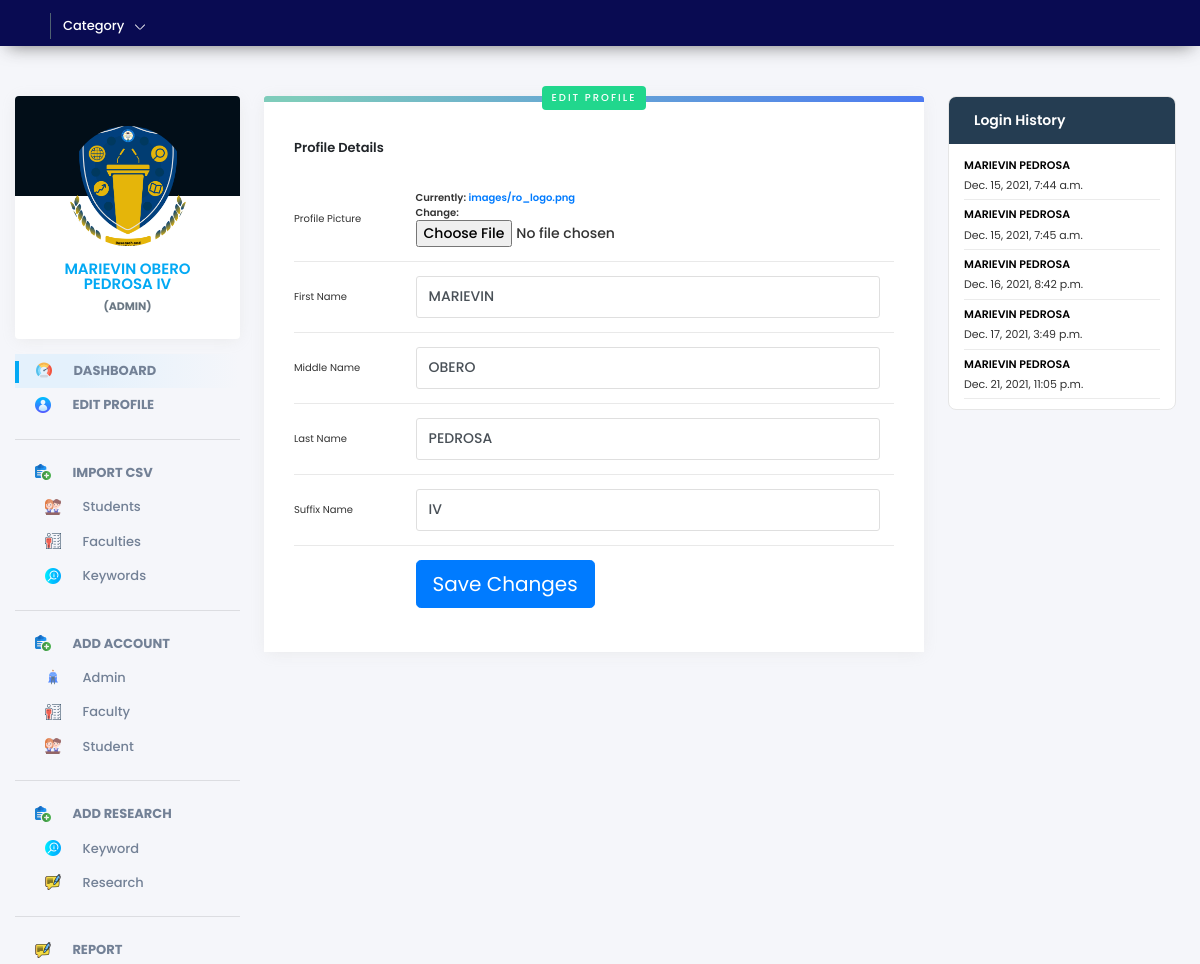
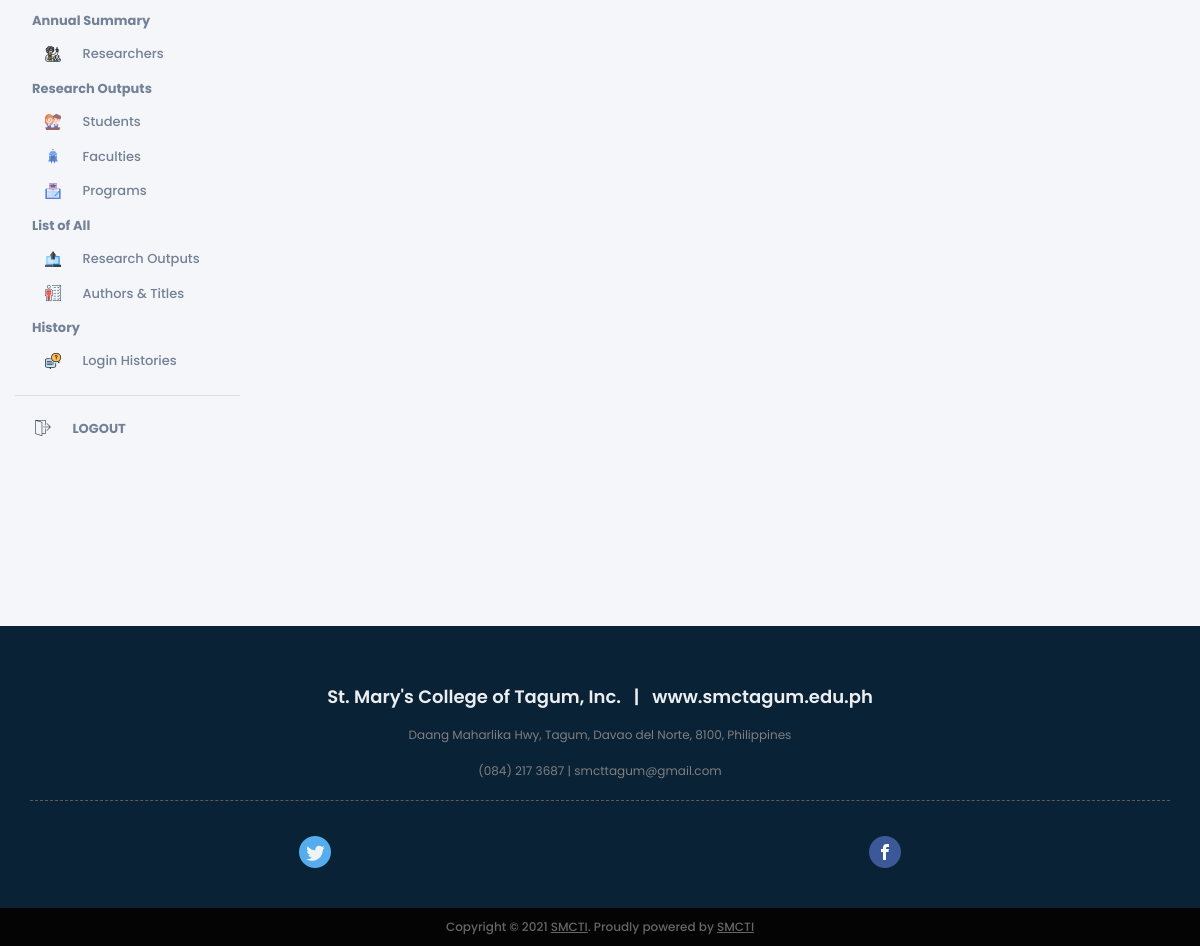
/edit_profile/ (signed in), run on the app's committed database (2 pictures, top to bottom).
### dirsysapp/models.py (models this page shows, shortened)
class EndUser(models.Model):
    user = models.OneToOneField(User, on_delete=models.CASCADE, blank=True, null=True)
    program = models.ForeignKey(Program, on_delete=models.CASCADE, blank=True, null=True)
    first_name = models.CharField(max_length=100, blank=True, null=True)
    middle_name = models.CharField(max_length=100, blank=True, null=True)
    last_name = models.CharField(max_length=100, blank=True, null=True)
    suffix_name = models.CharField(max_length=100, blank=True, null=True)
    is_admin = models.BooleanField(default=True)
    profile = models.ImageField(upload_to='images/', null=True)
    is_faculty = models.BooleanField(default=False)
    is_student = models.BooleanField(default=False)
    is_active = models.BooleanField(default=True)

class LoginHistory(models.Model):
    end_user = models.ForeignKey(EndUser, on_delete=models.CASCADE)
    login_date = models.DateTimeField(default=datetime.now)

### dirsysapp/views.py (the view, shortened to what this page needs)
# urls.py: path('edit_profile/', views.edit_profile, name='edit_profile'),
@user_passes_test(check_admin)
def edit_profile(request):
    log_his = LoginHistory.objects.all()
    admin = EndUser.objects.get(user=request.user)
    form = EditEndUserForm(instance=admin)
    context = {
        "form": form,
        "log_his": log_his,
    }
    return render(request, "admin/dashboard/edit_profile.html", context)

### dirsysapp/forms.py
class EditEndUserForm(forms.ModelForm):
    class Meta:
        model = EndUser
        fields = '__all__'
        exclude = ['user',]
        labels = {
            "profile":"",
            "first_name":"",
            "middle_name":"",
            "last_name":"",
            "suffix_name":"",
            }

### dirsysapp/views.py (called while the page is built)
def check_admin(user):
   return user.is_superuser

### dirsysapp/templates/admin/dashboard/edit_profile.html (shortened to what this page needs)
{% extends "main/base.html" %}
{% load static %}
{% load crispy_forms_tags %}
{% block content %}
<section class=" ud">
    <div class="ud-inn">
        {% include "main/left.html" %}
        <div class="ud-cen">
            <span class="udb-inst">Edit Profile</span>
            <div class="ud-cen-s2 ud-pro-edit">
                <h2>Profile Details</h2>
                <form method="POST" enctype="multipart/form-data">
                    <table class="responsive-table bordered">
                        <tbody>
                            <tr>
                                <td>Profile Picture</td>
                                <td>{{form.profile|as_crispy_field}}</td>
                            </tr>
                            <tr>
                                <td>First Name</td>
                                <td>{{form.first_name|as_crispy_field}}</td>
                            </tr>
                            <tr>
                                <td>Middle Name</td>
                                <td>{{form.middle_name|as_crispy_field}}</td>
                            </tr>
                            <tr>
                                <td>Last Name</td>
                                <td>{{form.last_name|as_crispy_field}}</td>
                            </tr>
                            <tr>
                                <td>Suffix Name</td>
                                <td>{{form.suffix_name|as_crispy_field}}</td>
                            </tr>
                            <tr>
                                <td></td>
                                <td>
                                    <button type="submit" class="btn btn-lg btn-primary">Save Changes</button>
                                </td>
                            </tr>
                        </tbody>
                    </table>
                </form>
            </div>
        </div>
        {% include "main/right.html" %}
    </div>
</section>
{% endblock %}

### dirsysapp/templates/main/left.html
{% load static %}
<div class="ud-lhs">
    <div class="ud-lhs-s1">
        <img src="{{request.user.enduser.profile.url}}" alt="">
        <h4>{{request.user.enduser.first_name}}&nbsp;{{request.user.enduser.middle_name}}
            <br>
            {{request.user.enduser.last_name}}&nbsp;{{request.user.enduser.suffix_name}}
        </h4>
        <b><strong>(ADMIN)</strong></b>
    </div>
    <div class="ud-lhs-s2">
        <ul>
            <li>
                <a href="/dashboard" class="db-lact">
                    <img src="{% static 'images/icon/dbl1.png' %}" alt=""/>
                    <strong>DASHBOARD</strong>
                </a>
            </li>
            <li>
                <a href="/edit_profile" class>
                    <img src="{% static 'images/icon/profile.png' %}" alt=""/>
                    <strong>EDIT PROFILE</strong>
                </a>
            </li>
            <hr>
            <li>
                <a href="#" class>
                    <img src="{% static 'images/icon/dbl3.png' %}" alt=""/>
                    <Strong>IMPORT CSV</Strong>
                </a>
            </li>
            <li>
                <a href="/import_student_csv" class>
                    &nbsp;&nbsp;&nbsp;<img src="{% static 'images/icon/students.png' %}" alt=""/>
                    Students
                </a>
            </li>
            <li>
                <a href="/import_faculty_csv" class>
                    &nbsp;&nbsp;&nbsp;<img src="{% static 'images/icon/4.png' %}" alt=""/>
                    Faculties
                </a>
            </li>
            <li>
                <a href="/import_keyword_csv" class>
                    &nbsp;&nbsp;&nbsp;<img src="{% static 'images/icon/search1.png' %}" alt=""/>
                    Keywords
                </a>
            </li>
            <hr>
            <li>
                <a href="#" class>
                    <img src="{% static 'images/icon/dbl3.png' %}" alt=""/>
                    <Strong>ADD ACCOUNT</Strong>
                </a>
            </li>
            <li>
                <a href="/add_admin" class>
                    &nbsp;&nbsp;&nbsp;<img src="{% static 'images/icon/how1.png' %}" alt=""/>
                    Admin
                </a>
            </li>
            <li>
                <a href="/add_faculty" class>
                    &nbsp;&nbsp;&nbsp;<img src="{% static 'images/icon/4.png' %}" alt=""/>
                    Faculty
                </a>
            </li>
            <li>
                <a href="/add_student" class>
                    &nbsp;&nbsp;&nbsp;<img src="{% static 'images/icon/students.png' %}" alt=""/>
                    Student
                </a>
            </li>
            <hr>
            <li>
                <a href="#" class>
                    <img src="{% static 'images/icon/dbl3.png' %}" alt=""/>
                    <Strong>ADD RESEARCH</Strong>
                </a>
            </li>
            <li>
                <a href="/add_keyword" class>
                    &nbsp;&nbsp;&nbsp;<img src="{% static 'images/icon/search1.png' %}" alt=""/>
                    Keyword
                </a>
            </li>
            <li>
                <a href="/add_research" class>
                    &nbsp;&nbsp;&nbsp;<img src="{% static 'images/icon/blog1.png' %}" alt=""/>
                    Research
                </a>
            </li>
            <hr>
            <li>
                <a href="#" class>
                    <img src="{% static 'images/icon/blog1.png' %}" alt=""/>
                    <Strong>REPORT</Strong>
                </a>
            </li>
            <li>
                <a href="#" class>
                    <Strong>Annual Summary</Strong>
                </a>
            </li>
            <li>
                <a href="/researcher" class>
                    &nbsp;&nbsp;&nbsp;<img src="{% static 'images/icon/researcher_icon.png' %}" alt=""/>
                    Researchers
                </a>
            </li>
            <li>
                <a href="#" class>
                    <Strong>Research Outputs</Strong>
                </a>
            </li>
            <li>
                <a href="/student" class>
                    &nbsp;&nbsp;&nbsp;<img src="{% static 'images/icon/students.png' %}" alt=""/>
                    Students
                </a>
            </li>
            <li>
                <a href="/faculty" class>
                    &nbsp;&nbsp;&nbsp;<img src="{% static 'images/icon/how1.png' %}" alt=""/>
                    Faculties
                </a>
            </li>
            <li>
                <a href="/program" class>
                    &nbsp;&nbsp;&nbsp;<img src="{% static 'images/icon/programs.png' %}" alt=""/>
                    Programs
                </a>
            </li>
            <li>
                <a href="#" class>
                    <Strong>List of All</Strong>
                </a>
            </li>
            <li>
                <a href="/research_output" class>
                    &nbsp;&nbsp;&nbsp;<img src="{% static 'images/icon/research_outputs.png' %}" alt=""/>
                    Research Outputs
                </a>
            </li>
            <li>
                <a href="/authors_titles" class>
                    &nbsp;&nbsp;&nbsp;<img src="{% static 'images/icon/4.png' %}" alt="" />
                    Authors & Titles
                </a>
            </li>
            <li>
                <a href="#" class>
                    <Strong>History</Strong>
                </a>
            </li>
            <li>
                <a href="/login_history" class>
                    &nbsp;&nbsp;&nbsp;<img src="{% static 'images/icon/blog.png' %}" alt=""/>
                    Login Histories
                </a>
            </li>
            <hr>
            <li>
                <a href="/logout" class>
                    <img src="{% static 'images/icon/dbl12.png' %}" alt=""/>
                    <strong>LOGOUT</strong>
                </a>
            </li>
        </ul>
    </div>
</div>

### dirsysapp/templates/main/right.html (shortened to what this page needs)
{% load static %}
<div class="ud-rhs">
    <div class="ud-rhs-sec-1">
        <h4>Login History</h4>
        <ul>
            {% for his in log_his %}
                {% if forloop.counter <= 10 %}
                    <li>
                        <a href="/login_history">
                            <h5>{{his.end_user.first_name}}&nbsp;{{his.end_user.last_name}}&nbsp;</h5>
                            <p>{{his.login_date}}</p>
                        </a>
                    </li>
                {% endif %}
            {% endfor %}
        </ul>
    </div>
</div>

### static/css/new_css/theme-color.css (style rules this page uses)
:root { --blue: #0070d2; --bluehover: #0a6cb7; --bluelig: #03A9F4; --red: #f44336; --red-hov: #da2013; --yel1: #ffea31; --yel2: #ffbe5e; --yel3: #FFC107; --gray: #0a2236; --green: #149f5c; --greenlig: #7dc34a; --hom-sear-btn: #0070d2; --hom-sear-btn-hov: #0664b7; --hom-exp-now-btn: #3f4550; --hom-exp-now-btn-hov: #0070d2; --hom-vi-all-ser: #075376; --hom-vi-all-ser-hov: #0070d2; --hom-sub-reg-btn: #21d78d; --hom-sub-reg-btn-hov: #149f5c; --job-blue: #0337f4; --job-blue-com: #246df8; --org: #ff9800; }
* { font-family:'Poppins',sans-serif }
.add-list .steps,.udb-inst { background:var(--hom-sub-reg-btn) }
.ud-lhs-s1 h4 { color:var(--bluelig) }
.ud-lhs-s2 ul li a.db-lact:before { background:var(--bluelig) }

### data on the page
EndUser: first_name "MARIEVIN", middle_name "OBERO", last_name "PEDROSA", suffix_name "IV"
LoginHistory: end_user.first_name "MARIEVIN", end_user.last_name "PEDROSA", login_date "Dec. 15, 2021, 7:44 a.m."
LoginHistory: end_user.first_name "MARIEVIN", end_user.last_name "PEDROSA", login_date "Dec. 15, 2021, 7:45 a.m."
LoginHistory: end_user.first_name "MARIEVIN", end_user.last_name "PEDROSA", login_date "Dec. 16, 2021, 8:42 p.m."
LoginHistory: end_user.first_name "MARIEVIN", end_user.last_name "PEDROSA", login_date "Dec. 17, 2021, 3:49 p.m."
LoginHistory: end_user.first_name "MARIEVIN", end_user.last_name "PEDROSA", login_date "Dec. 21, 2021, 11:05 p.m."

### other printed values
{{ request.user.enduser.first_name }} "MARIEVIN"
{{ request.user.enduser.middle_name }} "OBERO"
{{ request.user.enduser.last_name }} "PEDROSA"
{{ request.user.enduser.suffix_name }} "IV"
